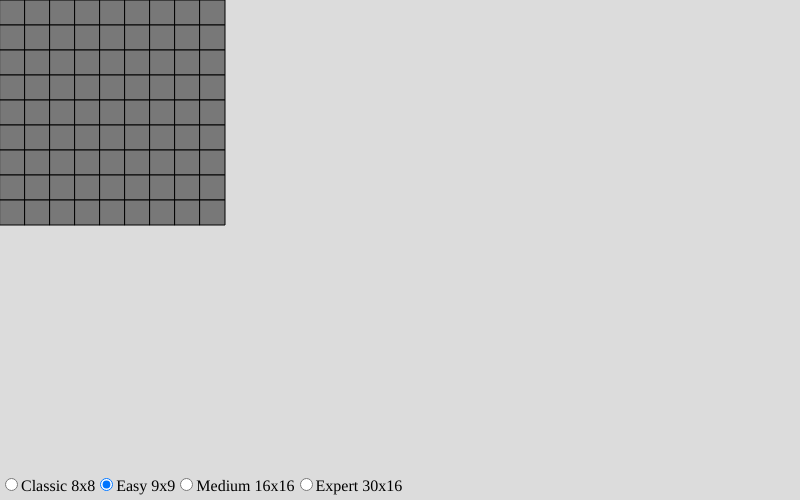
Frame 1 (no input)
Frame 60 (no input): identical to frame 1, image omitted
Frame 120 (the mouse pressed at the canvas centre since frame 60): identical to frame 1, image omitted

The p5.js sketch that drew this single still picture (run headless with seeded random() and noise() and a simulated clock; from frame 60 on, the mouse is pressed at the canvas centre):

// p5.js sketch
// ── sketch.js
let SizeRadio;

const CellSize   = 25;
const XSizes    = [8,  9, 16, 30];
const YSizes    = [8,  9, 16, 16];
const Objects   = [9, 10, 40, 99];

let cells = [];
let Mode = -1;

let cols = 8;
let rows = 8;

let ObjectsInitialised = false;

function ResetField(SizeX, SizeY)
{
  cols = SizeX;
  rows = SizeY;
  for (let i = 0; i < SizeX; i++) 
  {
    cells[i] = [];
    for (let j = 0; j < SizeY; j++) 
      {
        cells[i][j] = new cell(i,j);
      }
  }
  ObjectsInitialised = false;
}

function GetXIndexFrom1D(Index1D)
{
  return floor(Index1D / rows);
}


function GetYIndexFrom1D(Index1D)
{
  return floor(Index1D % cols);
}

function InitialiseObjects(IndexX, IndexY)
{
  const TotalOptions = cols * rows;
  var IndexOptions = [];

  for (let Index1D = 0; Index1D < TotalOptions; Index1D++) 
  {
   IndexOptions.push(Index1D);
  }
  IndexOptions.splice(IndexX * cols + IndexY, 1);
  const NrObjects = Objects[Mode]; // TODO should be something smart
  for (let iObject = 0; iObject < NrObjects; ++iObject)
    {
      const ObjectIndex1D = round(random(IndexOptions.length));
      const NewXIndex = GetXIndexFrom1D(IndexOptions[ObjectIndex1D]);
      const NewYIndex = GetYIndexFrom1D(IndexOptions[ObjectIndex1D]);
      cells[NewXIndex][NewYIndex].SetObject();
      IndexOptions.splice(ObjectIndex1D, 1);      
      
      // increase all neighbor cells counts:
      for (let XOff = -1; XOff <= 1; ++XOff)
        {
          if (NewXIndex + XOff >= 0 && NewXIndex + XOff < cols)
            {
              for (let YOff = -1; YOff <= 1; ++YOff)
              {
                if (NewYIndex + YOff >= 0 && NewYIndex + YOff < rows)
                {
                  cells[NewXIndex + XOff][NewYIndex + YOff].IncreaseCount();
                }
              }
            }
          
        }
    }
  ObjectsInitialised = true;
}

function setup() 
{
  createCanvas(800, 500);
  SizeRadio = createRadio();
  SizeRadio.position(0, 475);
  SizeRadio.size(500);

  SizeRadio.option(0  , 'Classic 8x8');
  SizeRadio.option(1  , 'Easy 9x9');
  SizeRadio.option(2, 'Medium 16x16');
  SizeRadio.option(3, 'Expert 30x16');

  // Choose a default option.
  SizeRadio.selected('1');
}

function mousePressed()
{
  // Get index:
  const XIndex = floor(mouseX / CellSize);
  const YIndex = floor(mouseY / CellSize);
  
  if (XIndex < 0 || XIndex >= cols)
    {
      return;
    }
  if (YIndex < 0 || YIndex >= rows)
    {
      return;
    }
  
  if (mouseButton === CENTER)
  {
    cells[XIndex][YIndex].NextState();
  }
  else if (mouseButton === LEFT)
  {
    if (!ObjectsInitialised)
    {
      InitialiseObjects(XIndex, YIndex);
    }
    if (cells[XIndex][YIndex].Object)
      {
        // Game over
        for (let ColumnToShow of cells)
          {
            for (let CellToShow of ColumnToShow)
              {
                CellToShow.Visible = true;
              }
          }
        return;
      }
    cells[XIndex][YIndex].SetVisible();
  }
}

function draw() 
{
  background(220);
  
  if (Mode != SizeRadio.value())
    {
      Mode = SizeRadio.value();
      ResetField(XSizes[Mode],YSizes[Mode]);
    }
  for (i = 0; i < cols; ++i)
    {
      for (j = 0; j < rows; ++j)
      {  
        cells[i][j].Show();
      }
    }
  
}

// ── cell.js
class cell {
    constructor(XIndex, YIndex) {
        this.XIndex = XIndex;
        this.YIndex = YIndex;
        this.Object = false;
        this.Number = 0;
        this.State = 0; // 0 = nothing, 1 = flag, 2 = maybe
        this.Visible = false;
    }

    SetObject() {
        this.Object = true;
    }

    SetVisible(ShowNeighbours) {
        if (this.State != 0) {
            return false;
        }
        this.Visible = true;
        if (this.Object) {
            return true;
        }

        if (this.Number == 0 || ShowNeighbours) {
            // Do the neighbors as well
            // increase all neighbor cells counts:
            for (let XOff = -1; XOff <= 1; ++XOff) {
                if (this.XIndex + XOff >= 0 && this.XIndex + XOff < cols) {
                    for (let YOff = -1; YOff <= 1; ++YOff) {
                        if (this.YIndex + YOff >= 0 && this.YIndex + YOff < rows) {
                            if (!cells[this.XIndex + XOff][this.YIndex + YOff].Visible) {
                                if (cells[this.XIndex + XOff][this.YIndex + YOff].SetVisible(false)) {
                                    return true;
                                }
                            }
                        }
                    }
                }
            }
        }
        return false;
    }

    IncreaseCount() {
        this.Number++;
    }

    GetXLocation() {
        return this.XIndex * CellSize;
    }

    GetYLocation() {
        return this.YIndex * CellSize;
    }

    NextState() {
        this.State = (this.State + 1) % 3;
    }

    Show() {
        stroke(0);
        if (!this.Visible) {
            if (this.State == 0) {
                fill(120);
            }
            else if (this.State == 1) {
                fill(120, 0, 0);
            }
            else if (this.State == 2) {
                fill(120, 120, 0);
            }
            else {
                fill(0); // should never occur
            }
            rect(this.GetXLocation(), this.GetYLocation(), CellSize, CellSize);
            return;
        }
        fill(175);
        rect(this.GetXLocation(), this.GetYLocation(), CellSize, CellSize);

        if (this.Object) {
            const xloc = this.GetXLocation();
            const yloc = this.GetYLocation();
            fill(60);
            triangle(xloc + CellSize * 0.1, yloc + CellSize * 0.9, xloc + CellSize * 0.9, yloc + CellSize * 0.9, xloc + CellSize * 0.5, yloc + CellSize * 0.1);
            return;
        }
        if (this.Number > 0) {
            fill(0);
            text(this.Number, this.GetXLocation() + 0.4 * CellSize, this.GetYLocation() + 0.65 * CellSize);
        }
    }
}
